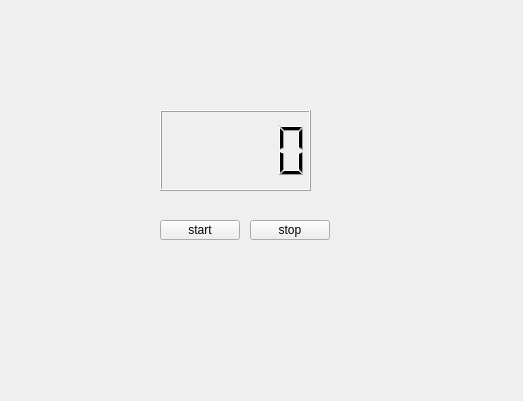
<?xml version="1.0" encoding="UTF-8"?>
<ui version="4.0">
 <class>MyWidget</class>
 <widget class="QWidget" name="MyWidget">
  <property name="geometry">
   <rect>
    <x>0</x>
    <y>0</y>
    <width>523</width>
    <height>401</height>
   </rect>
  </property>
  <property name="windowTitle">
   <string>MyWidget</string>
  </property>
  <widget class="QLCDNumber" name="lcdNumber">
   <property name="geometry">
    <rect>
     <x>160</x>
     <y>110</y>
     <width>151</width>
     <height>81</height>
    </rect>
   </property>
  </widget>
  <widget class="QPushButton" name="startBtn">
   <property name="geometry">
    <rect>
     <x>160</x>
     <y>220</y>
     <width>80</width>
     <height>20</height>
    </rect>
   </property>
   <property name="text">
    <string>start</string>
   </property>
  </widget>
  <widget class="QPushButton" name="stopBtn">
   <property name="geometry">
    <rect>
     <x>250</x>
     <y>220</y>
     <width>80</width>
     <height>20</height>
    </rect>
   </property>
   <property name="text">
    <string>stop</string>
   </property>
  </widget>
 </widget>
 <layoutdefault spacing="6" margin="11"/>
 <resources/>
 <connections/>
</ui>
